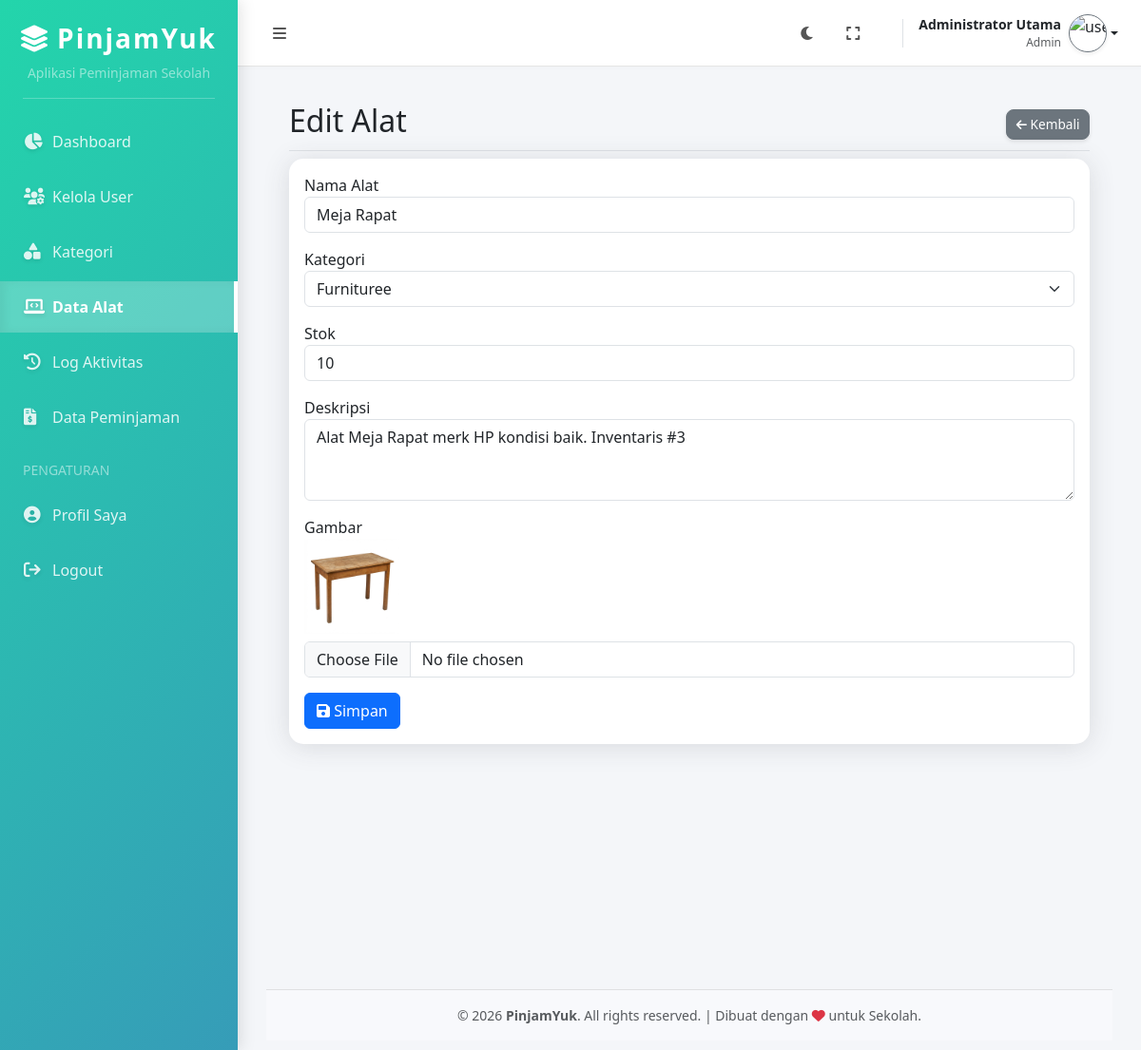
Page /admin/index.php?page=alat_edit&id=3 (signed in) on the committed database.
### tables this page shows
CREATE TABLE `alat` (
  `id_alat` int(11) NOT NULL,
  `id_kategori` int(11) NOT NULL,
  `nama_alat` varchar(100) NOT NULL,
  `deskripsi` text DEFAULT NULL,
  `stok` int(11) NOT NULL DEFAULT 0,
  `gambar` varchar(255) DEFAULT 'default.jpg'
);

CREATE TABLE `kategori` (
  `id_kategori` int(11) NOT NULL,
  `nama_kategori` varchar(50) NOT NULL
);

### admin/controllers/alat_form_controller.php (called while the page is built, shortened)
<?php
require_once __DIR__ . '/../logic/alat_logic.php';
require_once __DIR__ . '/../logic/kategori_logic.php';
$id = isset($_GET['id']) ? $_GET['id'] : null;
$alat = null;
if ($id) {
    $alat = ambil_alat_by_id($id);
}
$kategoris = ambil_semua_kategori();
require_once __DIR__ . '/../views/alat_form.php';
?>

### admin/logic/alat_logic.php (called while the page is built, shortened)
<?php
require_once __DIR__ . '/../../config/database.php';
function ambil_alat_by_id($id) {
    global $conn;
    $result = mysqli_query($conn, "SELECT * FROM alat WHERE id_alat = '$id'");
    return mysqli_fetch_assoc($result);
}
?>

### admin/logic/kategori_logic.php (called while the page is built, shortened)
<?php
require_once __DIR__ . '/../../config/database.php';
function ambil_semua_kategori() {
    global $conn;
    return mysqli_query($conn, "SELECT * FROM kategori ORDER BY nama_kategori ASC");
}
?>

### functions/core/helper.php (called while the page is built, shortened)
<?php
function base_url($path = '') {
    return BASE_URL . $path;
}
?>

### admin/views/alat_form.php (the view, shortened to what this page needs)
<div class="d-flex justify-content-between flex-wrap flex-md-nowrap align-items-center pt-1 pb-1 mb-2 border-bottom">
    <h1 class="h2"><?= $id ? 'Edit Alat' : 'Tambah Alat' ?></h1>
    <a href="index.php?page=alat" class="btn btn-secondary btn-sm"><i class="fas fa-arrow-left"></i> Kembali</a>
</div>
<div class="card shadow mb-4">
    <div class="card-body">
        <form action="" method="POST" enctype="multipart/form-data">
            <div class="mb-3">
                <label>Nama Alat</label>
                <input type="text" name="nama" class="form-control" required value="<?= $alat['nama_alat'] ?? '' ?>" placeholder="Contoh: Laptop Acer Aspire 5">
            </div>
            <div class="mb-3">
                <label>Kategori</label>
                <select name="kategori" class="form-select" required>
                    <?php foreach($kategoris as $k): ?>
                        <option value="<?= $k['id_kategori'] ?>" <?= ($alat && $alat['id_kategori'] == $k['id_kategori']) ? 'selected' : '' ?>>
                            <?= $k['nama_kategori'] ?>
                        </option>
                    <?php endforeach; ?>
                </select>
            </div>
            <div class="mb-3">
                <label>Stok</label>
                <input type="number" name="stok" class="form-control" required value="<?= $alat['stok'] ?? '' ?>" placeholder="Contoh: 10">
            </div>
            <div class="mb-3">
                <label>Deskripsi</label>
                <textarea name="deskripsi" class="form-control" rows="3" placeholder="Contoh: Kondisi bagus, warna silver, RAM 8GB..."><?= $alat['deskripsi'] ?? '' ?></textarea>
            </div>
            <div class="mb-3">
                <label>Gambar</label>
                <?php if ($id && $alat['gambar']): ?>
                    <br><img src="<?= base_url('assets/img/' . $alat['gambar']) ?>" width="100" class="mb-2">
                <?php endif; ?>
                <input type="file" name="gambar" class="form-control" accept="image/*" onchange="validateImageInput(this)">
            </div>
            <button type="submit" name="simpan" class="btn btn-primary"><i class="fas fa-save"></i> Simpan</button>
        </form>
    </div>
</div>

### assets/css/layout.css (style rules this page uses)
:root { --bg-body: #f8f9fc; --bg-card: #ffffff; --text-primary: #5a5c69; --text-heading: #2e2f3e; --border-color: rgba(0, 0, 0, 0.1); }
html, body { height: 100vh; overflow: hidden; margin: 0; padding: 0; background-color: var(--bg-body); }

### assets/css/style.css (style rules this page uses)
body { font-family: 'Segoe UI', Tahoma, Geneva, Verdana, sans-serif; background-color: #f4f6f9; }
.card { border: none; box-shadow: 0 0 15px rgba(0, 0, 0, 0.05); border-radius: 10px; }
html { -ms-overflow-style: none; scrollbar-width: none; }

### assets/css/petugas.css (style rules this page uses)
.card { border: none; border-radius: 15px; box-shadow: 0 0.15rem 1.75rem 0 rgba(58, 59, 69, 0.15) !important; transition: transform 0.2s ease-in-out; background: #fff; overflow: hidden; }
.btn-sm { padding: 0.3rem 0.6rem; font-size: 0.85rem; border-radius: 8px; box-shadow: 0 2px 4px rgba(0, 0, 0, 0.1); transition: all 0.2s; }
.btn-sm i { font-size: 0.8rem; }

### rows in the picture
alat: nama "Meja Rapat", kategori "Furnituree", stok "10", deskripsi "Alat Meja Rapat merk HP kondisi baik. Inventaris #3", gambar (picture)

### other values in the picture
$nama_nav "Administrator Utama"
$_SESSION['level'] "Admin"
